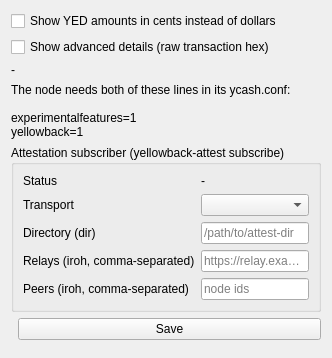
<?xml version="1.0" encoding="UTF-8"?>
<ui version="4.0">
 <class>YellowbackSettings</class>
 <widget class="QWidget" name="YellowbackSettings">
  <layout class="QVBoxLayout" name="settingsLayout">
   <item><widget class="QCheckBox" name="chkUnitCents"><property name="text"><string>Show YED amounts in cents instead of dollars</string></property></widget></item>
   <item><widget class="QCheckBox" name="chkAdvanced"><property name="text"><string>Show advanced details (raw transaction hex)</string></property></widget></item>
   <item>
    <widget class="QLabel" name="lblRpcVersion"><property name="text"><string>-</string></property><property name="wordWrap"><bool>true</bool></property></widget>
   </item>
   <item>
    <widget class="QLabel" name="lblConfHint">
     <property name="wordWrap"><bool>true</bool></property>
     <property name="textInteractionFlags"><set>Qt::TextSelectableByMouse</set></property>
     <property name="text"><string>The node needs both of these lines in its ycash.conf:

experimentalfeatures=1
yellowback=1</string></property>
    </widget>
   </item>
   <item>
    <widget class="QGroupBox" name="grpSubscriber">
     <property name="title"><string>Attestation subscriber (yellowback-attest subscribe)</string></property>
     <layout class="QFormLayout" name="subscriberForm">
      <item row="0" column="0"><widget class="QLabel" name="sb1"><property name="text"><string>Status</string></property></widget></item>
      <item row="0" column="1"><widget class="QLabel" name="lblSubscriberStatus"><property name="text"><string>-</string></property><property name="wordWrap"><bool>true</bool></property></widget></item>
      <item row="1" column="0"><widget class="QLabel" name="sb2"><property name="text"><string>Transport</string></property></widget></item>
      <item row="1" column="1"><widget class="QComboBox" name="cmbTransportKind"><property name="toolTip"><string>dir: attestations are exchanged through a shared directory (a local devnet). iroh: the gossip network, through the relays and peers below.</string></property></widget></item>
      <item row="2" column="0"><widget class="QLabel" name="sb3"><property name="text"><string>Directory (dir)</string></property></widget></item>
      <item row="2" column="1"><widget class="QLineEdit" name="txtTransportPath"><property name="placeholderText"><string>/path/to/attest-dir</string></property></widget></item>
      <item row="3" column="0"><widget class="QLabel" name="sb4"><property name="text"><string>Relays (iroh, comma-separated)</string></property></widget></item>
      <item row="3" column="1"><widget class="QLineEdit" name="txtTransportRelays"><property name="placeholderText"><string>https://relay.example</string></property></widget></item>
      <item row="4" column="0"><widget class="QLabel" name="sb5"><property name="text"><string>Peers (iroh, comma-separated)</string></property></widget></item>
      <item row="4" column="1"><widget class="QLineEdit" name="txtTransportPeers"><property name="placeholderText"><string>node ids</string></property></widget></item>
     </layout>
    </widget>
   </item>
   <item>
    <layout class="QHBoxLayout" name="settingsButtons">
     <item><spacer name="settingsSpacerH"><property name="orientation"><enum>Qt::Horizontal</enum></property></spacer></item>
     <item><widget class="QPushButton" name="btnSave"><property name="text"><string>Save</string></property></widget></item>
    </layout>
   </item>
   <item>
    <spacer name="settingsSpacer"><property name="orientation"><enum>Qt::Vertical</enum></property></spacer>
   </item>
  </layout>
 </widget>
 <resources/>
 <connections/>
</ui>
